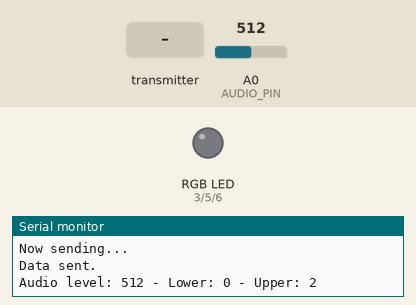
The sketch below on a simulated Arduino Uno, built with avr-gcc and run on an emulated ATmega328P. Parts: an RGB LED mixed from three pins (HIGH = lit), the last lines printed to the serial monitor. The test bench sets the inputs (shaded band); at power-on: A0 (AUDIO_PIN) = 512. Dim RGB values are drawn brighter than linear; no radio packets arrive unless stated.

Above: at 1.2 s.
1.3 s: the transmitter starts sending rgb.0 = 64
At 2.4 s:
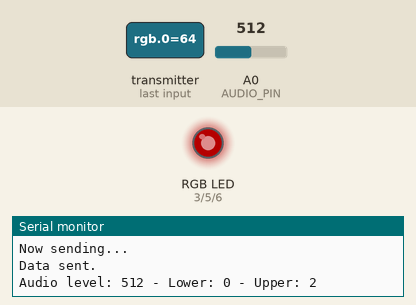
2.8 s: the transmitter starts sending rgb.1 = 64
At 4.0 s:
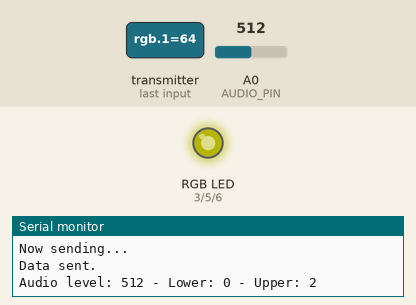
4.3 s: the transmitter starts sending rgb.2 = 64
At 4.8 s:
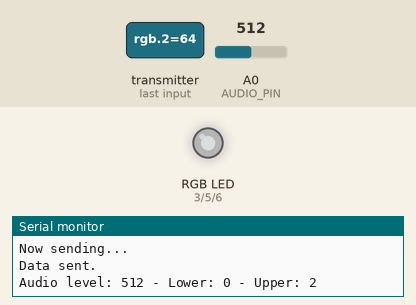
5.8 s: the transmitter starts sending rgb.0 = 0
At 6.6 s:
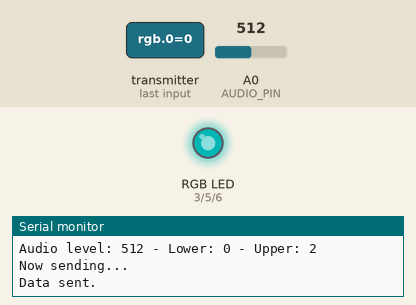
7.3 s: the transmitter starts sending rgb.1 = 0
At 8.5 s:
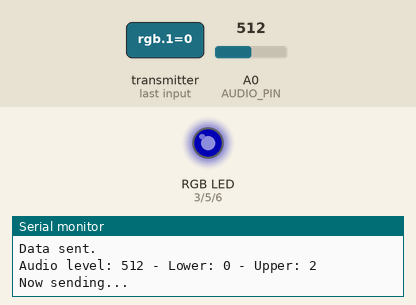
8.8 s: the transmitter starts sending rgb.2 = 128
At 9.2 s:
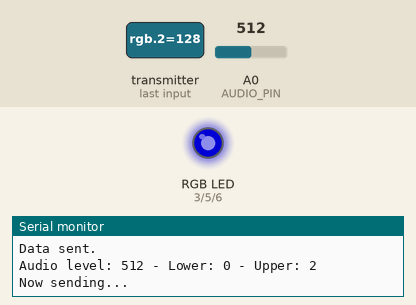
Timing chart, 0 to 11.3 s (numbered marks = the images above; inputs shaded):
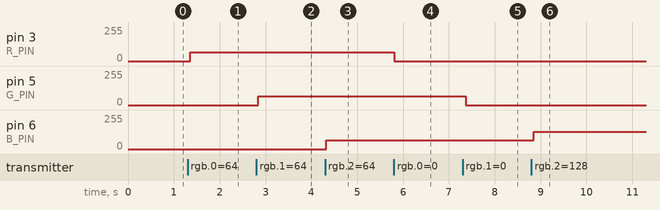

The sketch:

afc_client_audio.ino
```cpp
#include <SPI.h>

#include <RF24_config.h>
#include <nRF24L01.h>
#include <RF24.h>

#define DEBUG true

#define PIPE_ID 0
#define BAUD_RATE 9600

#define R_PIN 3
#define G_PIN 5
#define B_PIN 6

// radio defines
#define CE_PIN   9
#define CSN_PIN 10

// audio defines
#define AUDIO_PIN A0

#define MAX_RUN        10
#define RADIO_TIMEOUT 250 // milliseconds

template <typename T, uint8_t N, T default_value> class FastRunningMedian {

public:
	FastRunningMedian() {
		_buffer_ptr = N;
		_window_size = N;
		_median_ptr = N/2;

		// Init buffers
		uint8_t i = _window_size;
		while( i > 0 ) {
			i--;
			_inbuffer[i] = default_value;
			_sortbuffer[i] = default_value;
		}
	};

	T getMedian() {
		// buffers are always sorted.
		return _sortbuffer[_median_ptr];
	}


	void addValue(T new_value) {
		// comparision with 0 is fast, so we decrement _buffer_ptr
		if (_buffer_ptr == 0)
			_buffer_ptr = _window_size;

		_buffer_ptr--;

		T old_value = _inbuffer[_buffer_ptr]; // retrieve the old value to be replaced
		if (new_value == old_value) 		  // if the value is unchanged, do nothing
			return;

		_inbuffer[_buffer_ptr] = new_value;  // fill the new value in the cyclic buffer

		// search the old_value in the sorted buffer
		uint8_t i = _window_size;
		while(i > 0) {
			i--;
			if (old_value == _sortbuffer[i])
				break;
		}

		// i is the index of the old_value in the sorted buffer
		_sortbuffer[i] = new_value; // replace the value

		// the sortbuffer is always sorted, except the [i]-element..
		if (new_value > old_value) {
			//  if the new value is bigger than the old one, make a bubble sort upwards
			for(uint8_t p=i, q=i+1; q < _window_size; p++, q++) {
				// bubble sort step
				if (_sortbuffer[p] > _sortbuffer[q]) {
					T tmp = _sortbuffer[p];
					_sortbuffer[p] = _sortbuffer[q];
					_sortbuffer[q] = tmp;
				} else {
					// done ! - found the right place
					return;
				}
			}
		} else {
			// else new_value is smaller than the old one, bubble downwards
			for(int p=i-1, q=i; q > 0; p--, q--) {
				if (_sortbuffer[p] > _sortbuffer[q]) {
					T tmp = _sortbuffer[p];
					_sortbuffer[p] = _sortbuffer[q];
					_sortbuffer[q] = tmp;
				} else {
					// done !
					return;
				}
			}
		}
	}

private:
	// Pointer to the last added element in _inbuffer
	uint8_t _buffer_ptr;
	// sliding window size
	uint8_t _window_size;
	// position of the median value in _sortbuffer
	uint8_t _median_ptr;

	// cyclic buffer for incoming values
	T _inbuffer[N];
	// sorted buffer
	T _sortbuffer[N];
};

/*****
 CONSTANTS
 *****/

/*****
 VARS
 *****/
FastRunningMedian<int, MAX_RUN, 0> audioMedian;
int audioVal;

byte bytesToWrite[2];
byte rgb[3] = {0, 0, 0};
char ackResponse;
boolean acknowledged = false;

/*****
 RADIO STUFF
 *****/
// define communication pipes
const uint64_t talking_pipes[3]   = { 0xF0F0F0F0D2LL, 0xF0F0F0F0C3LL, 0xF0F0F0F0B4LL };//, 0xF0F0F0F0A5LL, 0xF0F0F0F096LL };
const uint64_t listening_pipes[3] = { 0x3A3A3A3AD2LL, 0x3A3A3A3AC3LL, 0x3A3A3A3AB4LL };//, 0x3A3A3A3AA5LL, 0x3A3A3A3A96LL };

// init radio
RF24 radio(CE_PIN, CSN_PIN);

/*****
 HELPER FUNCTIONS
 *****/
// pack int value to byte array
void packValue(byte pack[], int value)
{
  pack[0] = (byte)value;
  pack[1] = (byte)(value >> 8);
}

// set rgb led colors
void setRGB()
{
  analogWrite(R_PIN, rgb[0]);
  analogWrite(G_PIN, rgb[1]);
  analogWrite(B_PIN, rgb[2]);
}

/*****
 SETUP
 *****/
void setup() {
  // set rgb pin modes
  pinMode(R_PIN, OUTPUT);
  pinMode(G_PIN, OUTPUT);
  pinMode(B_PIN, OUTPUT);

#ifdef DEBUG
  // for debugging purposes only
  Serial.begin(BAUD_RATE);
  while(!Serial){;}
#endif

  // start radio communication
  radio.begin();

  // open writing and reading pipes
  radio.openWritingPipe(talking_pipes[PIPE_ID]);
  radio.openReadingPipe(PIPE_ID+1, listening_pipes[PIPE_ID]);

  // start listening for incoming data on the radio
  radio.startListening();
}

/*****
 LOOP
 *****/
void loop() {
  /*****
   SENSOR STUFF
   *****/
  // read sensor data
  //accelMedian.addValue(accel.getTotalVector());
  // put the value in a global, just in case...
  audioVal = analogRead(AUDIO_PIN);

  // pack data into byte array
  packValue(bytesToWrite, audioVal);

  /****
   RADIO STUFF
   ****/
  // stop listening and send info
  radio.stopListening();
  Serial.println("Now sending...");
  bool ok = radio.write(&bytesToWrite, sizeof(bytesToWrite));
  if (ok) {
    Serial.println("Data sent.");
  } else {
    Serial.println("Failed sending data...");
  }
  // resume listening
  radio.startListening();

#ifdef DEBUG
  /*****
   DEBUG POINT
   *****/
  Serial.print("Audio level: ");
  Serial.print(audioVal);
  Serial.print(" - Lower: ");
  Serial.print(bytesToWrite[0]);
  Serial.print(" - Upper: ");
  Serial.println(bytesToWrite[1]);
#endif

//  // wait for a response
//  unsigned long started_waiting_at = millis();
//  bool timeout;
//  while(!radio.available() && !timeout) {
//    if (millis() - started_waiting_at > RADIO_TIMEOUT) {
//      timeout = true;
//    }
//  }
//
//  if (timeout) {
//#ifdef DEBUG
//    /*****
//     DEBUG POINT
//     *****/
//    Serial.println("Response timed out");
//#endif
//  } else {
//    char response;
//    radio.read(&response, sizeof(char));
//#ifdef DEBUG
//    /*****
//     DEBUG POINT
//     *****/
//    Serial.println("Server acknowledged");
//  }

  // listen for incoming rgb data
  if (radio.available()) {
    // read data int rgb array
    radio.read(&rgb, sizeof(rgb));
  }

  // keep the lights on
  setRGB();

  // take a nap...
  delay(10);
}
```

Measured:
- after the input at 1.3 s, pin 3 (R_PIN): 0/255 → 64/255 after 0.05 s
- after the input at 2.8 s, pin 5 (G_PIN): 0/255 → 64/255 at once
- after the input at 4.3 s, pin 6 (B_PIN): 0/255 → 64/255 at once
- after the input at 5.8 s, pin 3 (R_PIN): 64/255 → 0/255 at once
- after the input at 7.3 s, pin 5 (G_PIN): 64/255 → 0/255 after 0.06 s
- after the input at 8.8 s, pin 6 (B_PIN): 64/255 → 128/255 after 0.05 s
